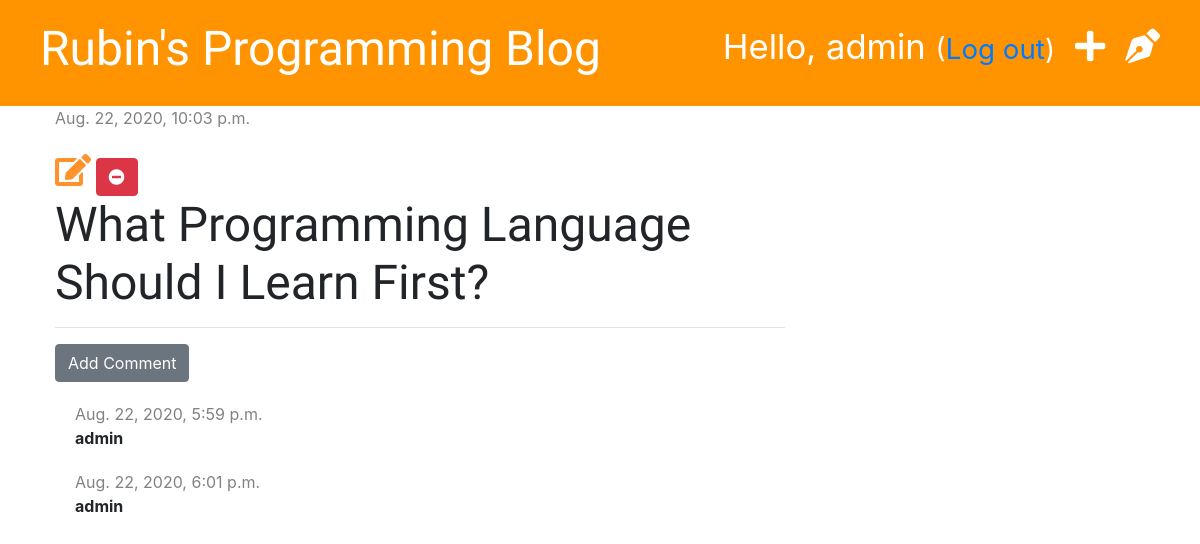
The app's page /post/1/ (signed in) with its own data.
### blog/models.py (models this page shows, shortened)
class Post(models.Model):
    author = models.ForeignKey('auth.User', on_delete=models.CASCADE)
    title = models.CharField(max_length=200)
    text = models.TextField()
    created_date = models.DateTimeField(default=timezone.now)
    published_date = models.DateTimeField(blank=True, null=True)

class Comment(models.Model):
    post = models.ForeignKey('blog.Post', on_delete=models.CASCADE, related_name='comments')
    author = models.CharField(max_length=200)
    text = models.TextField()
    created_date = models.DateTimeField(default=timezone.now)
    approved = models.BooleanField(default = False)

### blog/views.py (the view)
# urls.py: path('post/<int:pk>/', views.post_detail, name='post_detail'),
def post_detail(request, pk):
    post = get_object_or_404(Post, pk=pk)
    stuff_for_frontend = {'post': post}
    return render(request, 'blog/post_detail.html', stuff_for_frontend)

### blog/templatetags/markdownify.py (called while the page is built)
@register.filter
def markdown(value):
    renderer = HighlightRenderer()
    markdown = mistune.Markdown(renderer=renderer)
    return markdown(value)

### blog/templates/blog/post_detail.html (shortened to what this page needs)
{% extends 'blog/base.html' %}
{% load markdownify %}
{% block content %}
<div class="post">
    {% if post.published_date %}
        <div class="date">
            {{ post.published_date }}
        </div>
    {% else %}
        <a href="{% url 'post_publish' pk=post.pk %}" class="btn btn-primary">Publish</a>
    {% endif %}
    <br>
    {% if user.is_authenticated%}
    <a href="{% url 'post_edit' pk=post.pk %}"><i class="fas fa-edit fa-2x" style="color: #ff922b;"></i></a>
    {% endif %}
    <a href="{% url 'post_delete' pk=post.pk %}" class="btn btn-danger"
    onclick="return confirm('Are you sure you want to delete this post')">
    <i class="fas fa-minus-circle"></i></a>
    <h1>{{ post.title }}</h1>
    <hr>
    <a href="{% url 'add_comment_to_post' pk=post.pk %}" class="btn btn-secondary">Add Comment</a>
    {% for comment in post.comments.all %}
        {% if user.is_authenticated or comment.approved %}
        <div class="comment">
            <div class="date">
                {{ comment.created_date }}
            </div>
            <strong>{{comment.author}}</strong>
        </div>
        {% endif %}
    {% empty %}
        <p>No comments yet...</p>
    {% endfor %}
</div>
{% endblock %}

### blog/templates/blog/base.html (shortened to what this page needs)
{% load static %}
<!DOCTYPE html>
<html lang="en">
<head>
    <link rel="stylesheet" href="https://stackpath.bootstrapcdn.com/bootstrap/4.5.2/css/bootstrap.min.css">
    <link rel="stylesheet" href="https://cdnjs.cloudflare.com/ajax/libs/font-awesome/5.14.0/css/all.min.css" />
    <link rel="stylesheet" href="{% static 'css/blog.css' %}">
    <link rel="stylesheet" href="{% static 'css/zenburn.css' %}">
</head>
<body>
<div class="page-header">
    {% if user.is_authenticated%}
        <a href="{% url 'post_draft_list' %}" class="top-menu"><i class="fas fa-pen-nib"></i></a>
        <a href="{% url 'post_new' %}" class="top-menu"><i class="fas fa-plus"></i></a>
        <p class="top-menu">Hello, {{ user.username }} <small>(<a href="{% url 'logout' %}">Log out</a>)</small> </p>
    {% else %}
        <a href="{% url 'login' %}" class="top-menu"><i class="fas fa-sign-in-alt fa-2x"></i></a>
    {% endif %}
    <h1><a href="{% url 'post_list' %}">Rubin's Programming Blog</a></h1>
</div>
<div class="content container">
    <div class="row">
        <div class="col-md-8">
            {% block content %}
            {% endblock %}
        </div>
    </div>
</div>
</body>
</html>

### blog/static/css/blog.css (style rules this page uses)
.page-header { background-color: #ff9400; margin-top: 0; padding: 20px 20px 20px 40px; }
.page-header h1, .page-header h1 a { color: #ffffff; font-size: 36pt; text-decoration: none; }
.content { margin-left: 40px; }
h1, h2, h3, h4 { font-family: 'Tangerine','Inconsolata', 'Droid Sans', serif; font-size: 48px; }
.date { color: #828282; }
.post { margin-bottom: 70px; }
.top-menu { color: white; float: right; font-size: 26pt; margin-right: 20px; }
.comment { margin: 20px 0px 20px 20px; }

### records on screen
Post: published_date "Aug. 22, 2020, 10:03 p.m.", title "What Programming Language Should I Learn First?"
Comment: created_date "Aug. 22, 2020, 5:59 p.m.", author "admin"
Comment: created_date "Aug. 22, 2020, 6:01 p.m.", author "admin"

### other values on screen
{{ user.username }} "admin"
